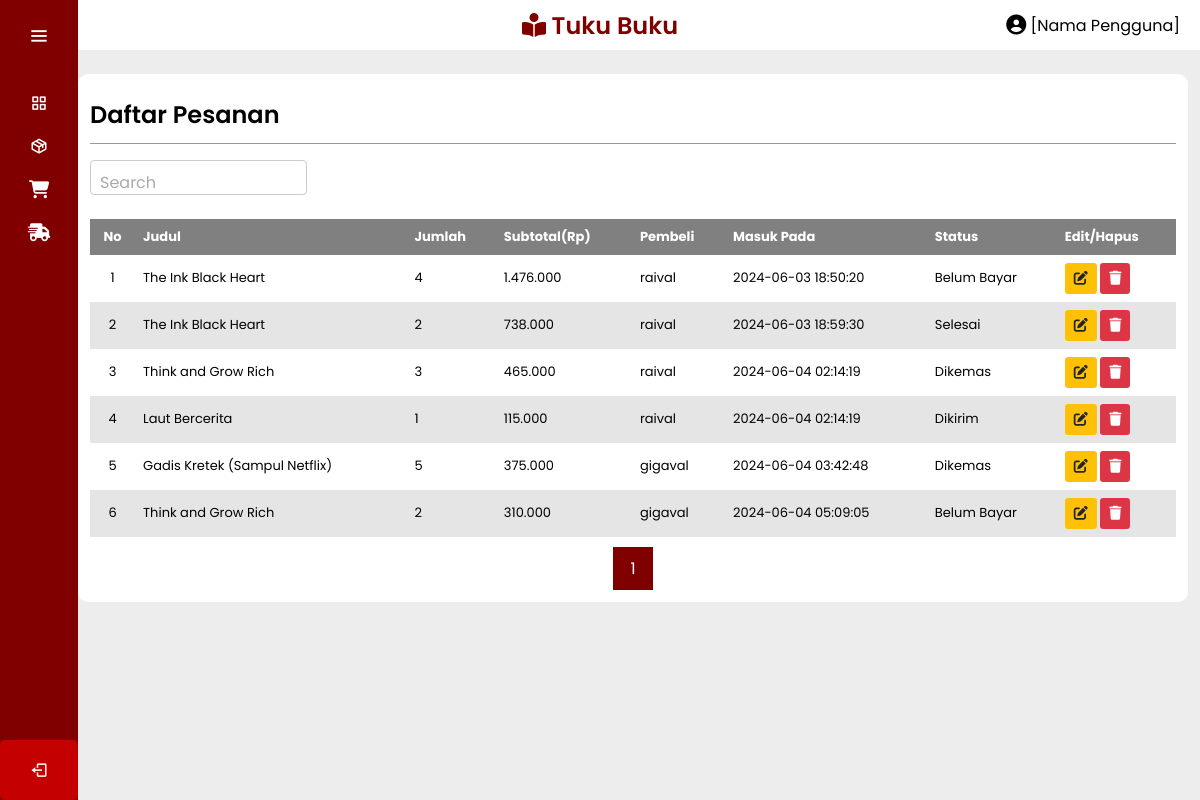
The app's page /seller.tukubuku.com/dashboard/pesanan.php with its own data.
### tables this page shows
CREATE TABLE `orderdetail` (
  `orderdetID` int(11) NOT NULL,
  `orderID` int(11) NOT NULL,
  `userID` int(11) NOT NULL,
  `bookID` int(11) NOT NULL,
  `quantity` int(11) DEFAULT NULL,
  `subtotal` int(11) NOT NULL,
  `status` enum('nyp','pckd','sent','done') DEFAULT NULL
);

CREATE TABLE `books` (
  `bookID` int(11) NOT NULL,
  `title` varchar(255) NOT NULL,
  `author` varchar(50) NOT NULL,
  `sinopsis` varchar(1500) NOT NULL,
  `isbn` varchar(30) NOT NULL,
  `genre` varchar(50) NOT NULL,
  `price` decimal(15,2) NOT NULL,
  `quantityavail` int(5) NOT NULL,
  `publisher` varchar(50) NOT NULL,
  `numberofpage` varchar(4) NOT NULL,
  `publicationdate` timestamp NOT NULL DEFAULT current_timestamp(),
  `language` varchar(50) DEFAULT NULL,
  `cover` varchar(100) NOT NULL,
  `postby` varchar(50) NOT NULL
);

CREATE TABLE `user` (
  `userID` int(11) NOT NULL,
  `avatar` varchar(255) NOT NULL,
  `fullname` varchar(100) NOT NULL,
  `gender` enum('Laki-laki','Perempuan') NOT NULL,
  `ttl` varchar(20) DEFAULT NULL,
  `email` varchar(50) NOT NULL,
  `username` varchar(50) NOT NULL,
  `password` varchar(20) NOT NULL,
  `status` enum('Lainnya','Siswa','Mahasiswa','Pekerja','Ibu_Rumah_Tangga') NOT NULL,
  `bio` varchar(100) NOT NULL,
  `phone` varchar(15) NOT NULL,
  `socmed` varchar(30) DEFAULT NULL,
  `address` varchar(60) DEFAULT NULL
);

CREATE TABLE `orders` (
  `orderID` int(11) NOT NULL,
  `userID` int(11) NOT NULL,
  `orderDate` timestamp NOT NULL DEFAULT current_timestamp(),
  `totalAmount` decimal(15,2) DEFAULT NULL
);

### seller.tukubuku.com/dashboard/pesanan.php (the view, shortened to what this page needs)
<?php
include "../connection/conn.php";
$limit = 10;
$page = isset($_GET['page']) ? $_GET['page'] : 1;
$offset = ($page - 1) * $limit;
try {
    $countQuery = "SELECT COUNT(*) AS total FROM orderdetail";
    $countResult = $db->query($countQuery);
    $totalRows = $countResult->fetch_assoc()['total'];
    $totalPages = ceil($totalRows / $limit);
    $tampilkanBuku = "SELECT od.*, b.title, u.username, o.orderDate,
                        od.status AS status
                    FROM orderdetail od
                    INNER JOIN orders o ON od.orderID = o.orderID
                    INNER JOIN books b ON od.bookID = b.bookID
                    INNER JOIN user u ON o.userID = u.userID
                    ORDER BY od.orderdetID ASC
                    LIMIT $limit OFFSET $offset";
    $hasilTampil = $db->query($tampilkanBuku);
    $rows = [];
    if ($hasilTampil) {
        while ($row = $hasilTampil->fetch_assoc()) {
            $rows[] = $row;
        }
    } else {
        $message = "Query execution failed.";
    }
} catch (Exception $e) {
    $message = "Error: " . $e->getMessage();
}
$options = [
    'nyp' => 'Belum Bayar',
    'pckd' => 'Dikemas',
    'sent' => 'Dikirim',
    'done' => 'Selesai'
];
?>
<!DOCTYPE html>
<html lang="en">
<head>
</head>
<body>
    <?php include "nav.php" ?>
    <?php include "sidebar.php" ?>
    <div class="kontener">
        <div class="konten">
            <div class="titleDBar">
                <span id="title">Daftar Pesanan</span>
            </div>
            <div class="form-group">
                <input type="text" id="search-box" class="form-control" placeholder=" " />
                <label for="search-box" class="form-label">Search</label>
            </div>
            <?php if (!empty($message)): ?>
                <p><?php echo $message; ?></p>
            <?php else: ?>
                <table id="order-table">
                    <thead>
                        <tr>
                            <th class="textcent">No</th>
                            <th>Judul</th>
                            <th>Jumlah</th>
                            <th>Subtotal(Rp)</th>
                            <th>Pembeli</th>
                            <th>Masuk Pada</th>
                            <th>Status</th>
                            <th>Edit/Hapus</th>
                        </tr>
                    </thead>
                    <tbody>
                        <?php $no = $offset + 1; ?>
                        <?php foreach ($rows as $row): ?>
                            <tr class="belang">
                                <td class="textcent"><?php echo $no++; ?></td>
                                <td class="product-title"><?php echo htmlspecialchars($row['title']); ?></td>
                                <td><?php echo htmlspecialchars($row['quantity']); ?></td>
                                <td><?php echo number_format($row['subtotal'], 0, ',', '.'); ?></td>
                                <td class="buyerName"><?php echo htmlspecialchars($row['username']); ?></td>
                                <td><?php echo htmlspecialchars($row['orderDate']); ?></td>
                                <td><?php echo $options[$row['status']]; ?></td>
                                <td>
                                    <form action='pesananedit.php' method='get' style='display:inline;'>
                                        <button type='submit' class="btn-edit">
                                            <i class='fa-solid fa-pen-to-square'></i>
                                        </button>
                                    </form>
                                    <form action="pesanan.php" method="post" style="display:inline;"
                                        onsubmit="return confirm('Yakin hapus pesanan buku yang berjudul <?php echo $row['title'];?> milik <?php echo $row['username']; ?>?')">
                                        <button type="submit" class="btn-hapus">
                                            <i class="fa-solid fa-trash"></i>
                                        </button>
                                    </form>
                                </td>
                            </tr>
                        <?php endforeach; ?>
                    </tbody>
                </table>
                <div class="pagination">
                    <?php for ($i = 1; $i <= $totalPages; $i++): ?>
                        <a href="?page=<?php echo $i; ?>"
                            class="<?php echo ($i == $page) ? 'active' : ''; ?>"><?php echo $i; ?></a>
                    <?php endfor; ?>
                </div>
            <?php endif; ?>
        </div>
    </div>
</body>
</html>

### seller.tukubuku.com/dashboard/pesanan.php (style rules this page uses)
body { background-color: #EDEDED; }
.konten { margin: 2% 1% 2% 6.5%; background-color: white; border-radius: 10px; padding: 12px; }
table { width: 100%; border-collapse: collapse; border: none; font-size: 13px; margin-top: 10px; }
th, td { padding: 8px; text-align: left; }
th { background-color: gray; color: white; }
.belang:nth-child(even) { background-color: rgba(0, 0, 0, 0.1); }
.textcent { text-align: center; }
.titleDBar { display: flex; justify-content: space-between; align-items: center; padding: 1% 0%; border-bottom: 1px solid rgba(0, 0, 0, 0.4); }
#title { font-size: 24px; font-weight: 600; }
.form-group { margin-top: 1rem; position: relative; margin-bottom: 1.5rem; width: 20%; }
.form-control { width: 100%; height: 35px; padding: 0 10px; font-size: 16px; border: 1px solid #ccc; border-radius: 4px; background-color: #fff; box-sizing: border-box; }
.form-label { position: absolute; top: 10px; left: 10px; color: #aaa; font-size: 16px; transition: all 0.2s ease; }
.form-control:focus+.form-label, .form-control:not(:placeholder-shown)+.form-label { top: -10px; left: 10px; font-size: 12px; color: #0d6efd; background-color: #fff; padding: 0 5px; }
.pagination { display: flex; justify-content: center; margin-top: 10px; }
.pagination a { margin: 0 5px; padding: 8px 16px; text-decoration: none; border: 1px solid #ccc; color: #333; }
.pagination a.active { background-color: #800000; color: white; border: 1px solid #800000; }
.btn-hapus { cursor: pointer; color: #fff; background-color: #dc3545; border-color: #dc3545; display: inline-block; font-weight: 400; text-align: center; white-space: nowrap; vertical-align: middle; user-select: none; border: 1px solid transparent; padding: 0.25rem 0.5rem; font-size: 0.875rem; line-height: 1.5; border-radius: 0.2rem; transition: color 0.15s ease-in-out, background-color 0.15s ease-in-out, border-color 0.15s ease-out, box-shadow 0.15s ease-in-out; }
.btn-edit { cursor: pointer; color: #212529; background-color: #ffc107; border-color: #ffc107; display: inline-block; font-weight: 400; text-align: center; white-space: nowrap; vertical-align: middle; user-select: none; border: 1px solid transparent; padding: 0.25rem 0.5rem; font-size: 0.875rem; line-height: 1.5; border-radius: 0.2rem; transition: color 0.15s ease-in-out, background-color 0.15s ease-in-out, border-color 0.15s ease-in-out, box-shadow 0.15s ease-in-out; }

### seller.tukubuku.com/dashboard/nav.php (style rules this page uses)
body { font-family: Poppins; background-color: #EDEDED; }

### seller.tukubuku.com/dashboard/sidebar.php (style rules this page uses)
:root { --color-default: #800000; --color-second: #C40000; --color-white: #fff; --color-body: #e4e9f7; --color-light: #e0e0e0; }
* { padding: 0%; margin: 0%; box-sizing: border-box; font-family: 'Poppins', sans-serif; }
body { min-height: 100vh; }

### records on screen
orderdetail: bookID.title "The Ink Black Heart", quantity "4", subtotal "1.476.000", userID.username "raival", orderID.orderDate "2024-06-03 18:50:20", status "Belum Bayar"
orderdetail: bookID.title "The Ink Black Heart", quantity "2", subtotal "738.000", userID.username "raival", orderID.orderDate "2024-06-03 18:59:30", status "Selesai"
orderdetail: bookID.title "Think and Grow Rich", quantity "3", subtotal "465.000", userID.username "raival", orderID.orderDate "2024-06-04 02:14:19", status "Dikemas"
orderdetail: bookID.title "Laut Bercerita", quantity "1", subtotal "115.000", userID.username "raival", orderID.orderDate "2024-06-04 02:14:19", status "Dikirim"
orderdetail: bookID.title "Gadis Kretek (Sampul Netflix)", quantity "5", subtotal "375.000", userID.username "gigaval", orderID.orderDate "2024-06-04 03:42:48", status "Dikemas"
orderdetail: bookID.title "Think and Grow Rich", quantity "2", subtotal "310.000", userID.username "gigaval", orderID.orderDate "2024-06-04 05:09:05", status "Belum Bayar"

### other values on screen
$fullname "[Nama Pengguna]"
